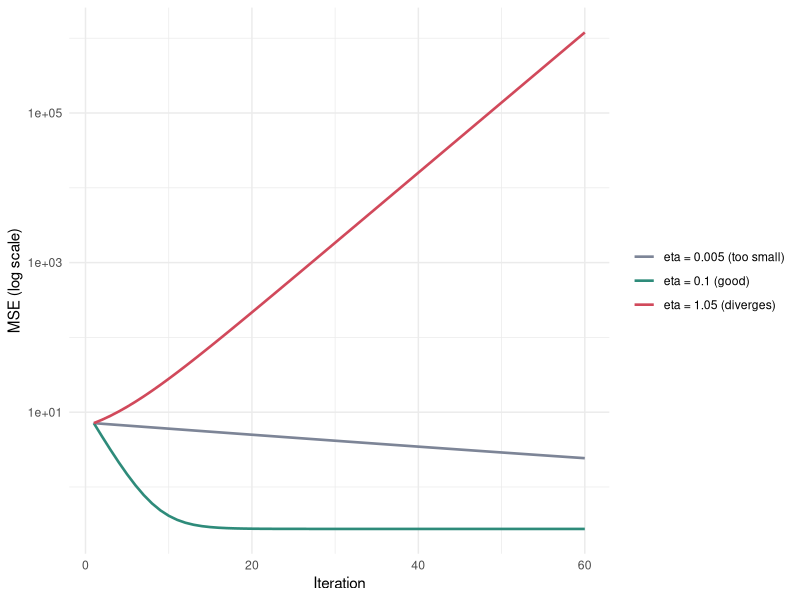
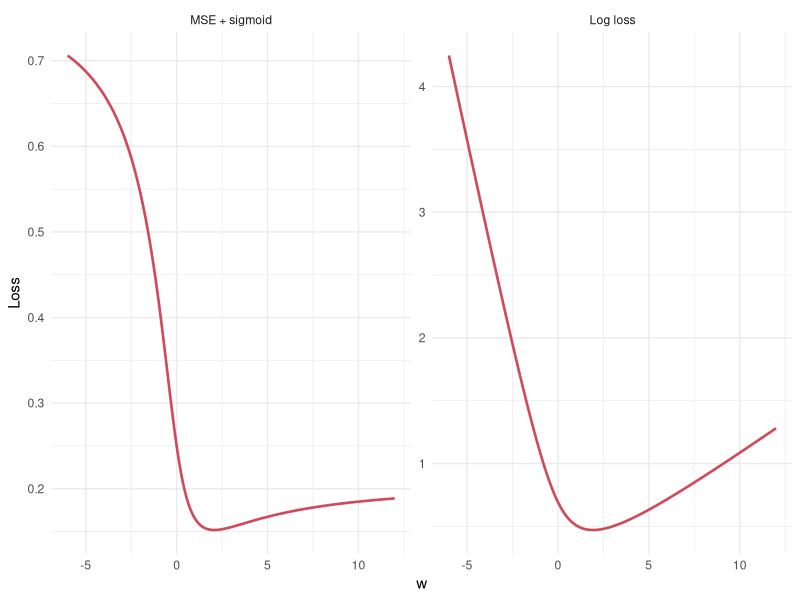
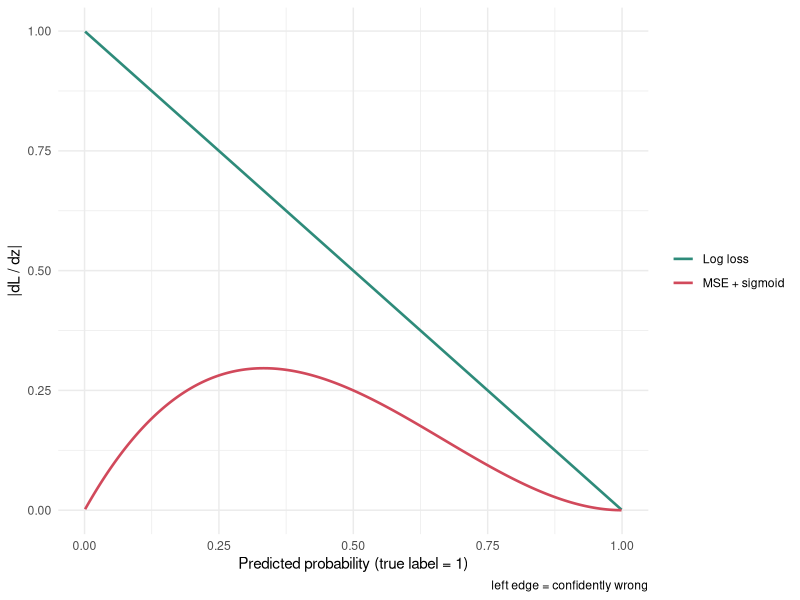

These figures' R source, in order:
## ---- chunk 1
#| eval: true
set.seed(2026)
n <- 200
d <- data.frame(x1 = rnorm(n), x2 = rnorm(n))
d$y <- 1.5 + 2 * d$x1 - 0.8 * d$x2 + rnorm(n, sd = 0.5)

X <- cbind(intercept = 1, as.matrix(d[, c("x1", "x2")]))
y <- d$y

# 닫힌 해를 직접 계산
beta_hat <- solve(t(X) %*% X) %*% t(X) %*% y

data.frame(
  term            = c("intercept", "x1", "x2"),
  normal_equation = round(as.vector(beta_hat), 4),
  lm              = round(unname(coef(lm(y ~ x1 + x2, data = d))), 4),
  truth           = c(1.5, 2.0, -0.8)
)
## ---- chunk 2
#| eval: true
gradient_descent <- function(X, y, eta, iters = 60) {
  w <- rep(0, ncol(X)); loss <- numeric(iters)
  for (i in 1:iters) {
    resid  <- as.vector(X %*% w) - y
    loss[i] <- mean(resid^2)
    w <- w - eta * (2 / length(y)) * as.vector(t(X) %*% resid)
  }
  list(w = w, loss = loss)
}

# 이론적 발산 임계값: eta > 2/L (L = (2/n)X'X 의 최대 고유값)
L <- max(eigen((2 / n) * t(X) %*% X)$values)
round(2 / L, 3)
## ---- chunk 3
#| eval: true
runs <- lapply(c(0.005, 0.1, 1.05), function(e) gradient_descent(X, y, e))
names(runs) <- c("eta = 0.005 (too small)", "eta = 0.1 (good)", "eta = 1.05 (diverges)")

data.frame(
  setting   = names(runs),
  final_MSE = sapply(runs, function(r) signif(r$loss[60], 4)),
  w_x1      = sapply(runs, function(r) signif(r$w[2], 4)),
  row.names = NULL
)
## ---- chunk 4
#| eval: true
#| fig-width: 6.5
#| fig-height: 3.5
#| message: false
library(ggplot2)

curve_df <- do.call(rbind, lapply(names(runs), function(nm)
  data.frame(setting = nm, iter = 1:60, loss = runs[[nm]]$loss)))
curve_df$setting <- factor(curve_df$setting, levels = names(runs))

ggplot(curve_df, aes(iter, loss, colour = setting)) +
  geom_line(linewidth = .9) +
  scale_y_log10() +
  scale_colour_manual(values = c("#7d8597", "#2e8b7a", "#d1495b")) +
  labs(x = "Iteration", y = "MSE (log scale)", colour = NULL) +
  theme_minimal()
## ---- chunk 5
#| eval: true
set.seed(2026)
n <- 600
clin <- data.frame(
  age       = rnorm(n, 60, 10),
  biomarker = rnorm(n, 0, 1)
)
# 진짜 관계: logit(p) = -3 + 0.04*age + 0.9*biomarker
eta_true  <- -3 + 0.04 * clin$age + 0.9 * clin$biomarker
clin$event <- rbinom(n, 1, plogis(eta_true))

fit <- glm(event ~ age + biomarker, data = clin, family = binomial)

data.frame(
  term       = names(coef(fit)),
  coef       = round(coef(fit), 3),
  odds_ratio = round(exp(coef(fit)), 3),
  OR_lower   = round(exp(confint.default(fit)[, 1]), 3),
  OR_upper   = round(exp(confint.default(fit)[, 2]), 3),
  row.names  = NULL
)
## ---- chunk 6
#| eval: true
#| fig-width: 8
#| fig-height: 3.4
set.seed(2026)
x  <- rnorm(200)
yb <- rbinom(200, 1, plogis(2 * x))
sigmoid <- function(z) 1 / (1 + exp(-z))

ws <- seq(-6, 12, length.out = 1200)
mse_curve <- sapply(ws, function(w) mean((sigmoid(w * x) - yb)^2))
log_curve <- sapply(ws, function(w) {
  p <- pmin(pmax(sigmoid(w * x), 1e-12), 1 - 1e-12)
  -mean(yb * log(p) + (1 - yb) * log(1 - p))
})

# 2계 차분이 음수인 구간의 비율 = 오목한(비볼록) 구간
concave <- function(v) round(mean(diff(diff(v)) < 0), 3)

land <- rbind(data.frame(loss = "MSE + sigmoid", w = ws, value = mse_curve),
              data.frame(loss = "Log loss",      w = ws, value = log_curve))
land$loss <- factor(land$loss, levels = c("MSE + sigmoid", "Log loss"))

ggplot(land, aes(w, value)) +
  geom_line(linewidth = .9, colour = "#d1495b") +
  facet_wrap(~ loss, scales = "free_y") +
  labs(x = "w", y = "Loss") +
  theme_minimal()
## ---- chunk 7
#| eval: true
data.frame(
  loss            = c("MSE + sigmoid", "Log loss"),
  concave_fraction = c(concave(mse_curve), concave(log_curve)),
  argmin_w        = round(c(ws[which.min(mse_curve)], ws[which.min(log_curve)]), 2),
  glm_estimate    = round(rep(coef(glm(yb ~ x - 1, family = binomial))[1], 2), 2)
)
## ---- chunk 8
#| eval: true
#| fig-width: 6.5
#| fig-height: 3.2
p <- seq(0.001, 0.999, length.out = 400)
grad <- rbind(
  data.frame(loss = "MSE + sigmoid", p = p, g = abs(2 * (p - 1) * p * (1 - p))),
  data.frame(loss = "Log loss",      p = p, g = abs(p - 1))
)

ggplot(grad, aes(p, g, colour = loss)) +
  geom_line(linewidth = .9) +
  scale_colour_manual(values = c("Log loss" = "#2e8b7a", "MSE + sigmoid" = "#d1495b")) +
  labs(x = "Predicted probability (true label = 1)",
       y = "|dL / dz|", colour = NULL,
       caption = "left edge = confidently wrong") +
  theme_minimal()
## ---- chunk 9
#| eval: true
data.frame(
  p_hat   = c(0.01, 0.1, 0.5),
  MSE     = round(abs(2 * (c(0.01, 0.1, 0.5) - 1) * c(0.01, 0.1, 0.5) *
                      (1 - c(0.01, 0.1, 0.5))), 4),
  log_loss = round(abs(c(0.01, 0.1, 0.5) - 1), 4)
)
